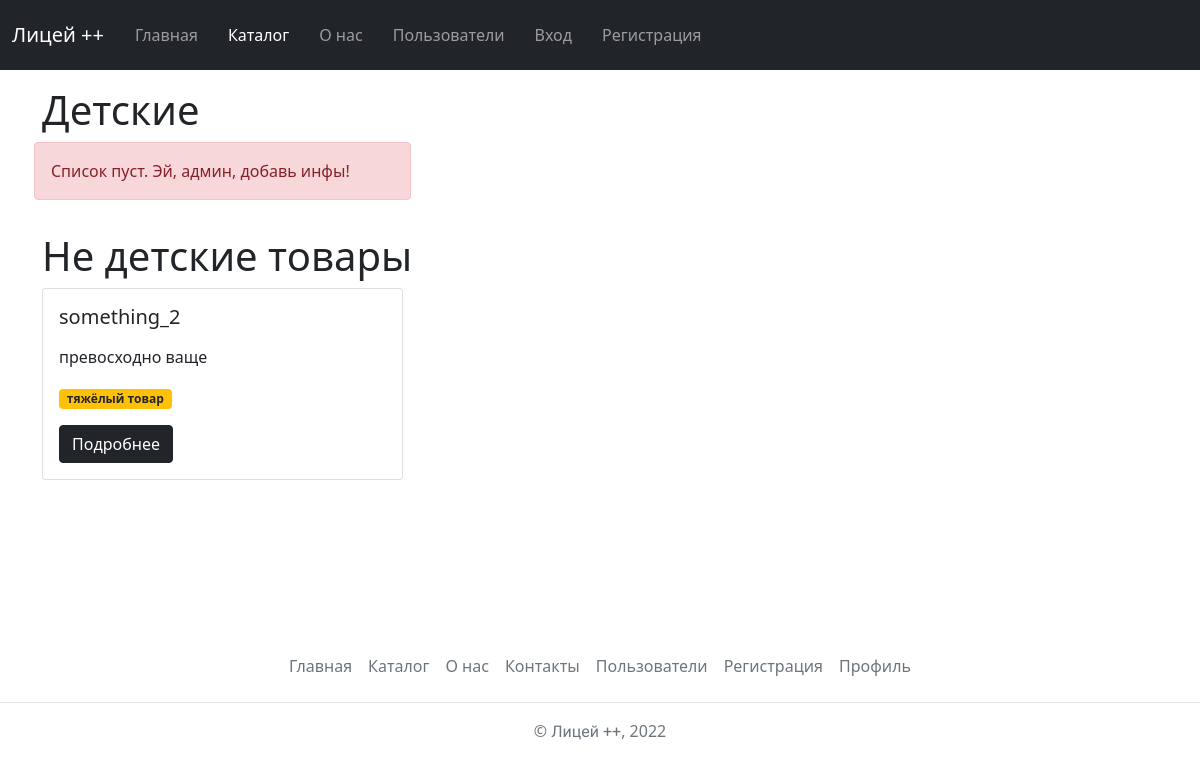
Page /catalog/ on the earlier database version.
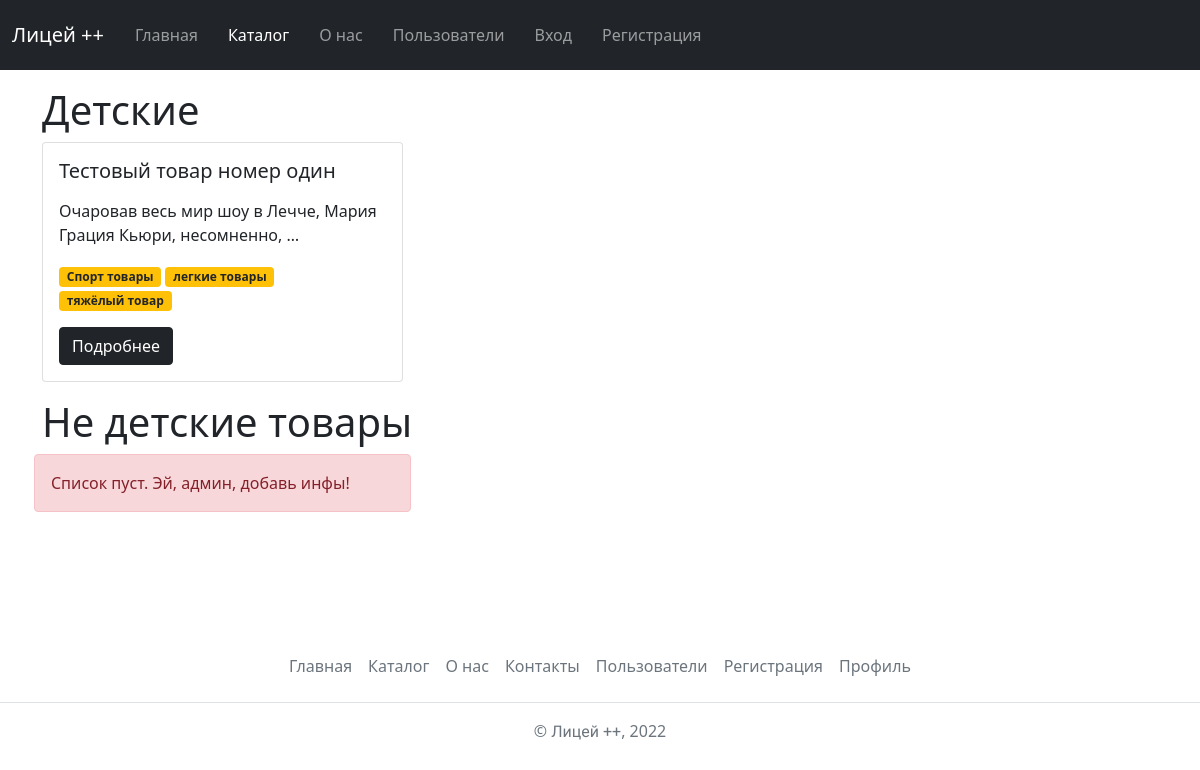
Same page on the later database version.
### catalog/models.py (models this page shows, shortened)
class Category(Slug, Published, Name):
    weight = models.PositiveSmallIntegerField(
        verbose_name='Вес',
        default=100,
        validators=(validate_weight, )
    )
    objects = CategoryManager()
    class Meta:
        verbose_name = 'категория'
        verbose_name_plural = 'категории'

class Item(Published):
    name = models.CharField(
        verbose_name='Название товара',
        max_length=150
    )
    text = models.TextField(
        verbose_name='Текст',
        help_text='Минимум два слова. Обязательно должно содержаться слово превосходно или роскошно', validators=(validate_required_words, validate_words_count)
    )
    tags = models.ManyToManyField(
        verbose_name='Теги',
        to='Tag',
        related_name='items'
    )
    category = models.ForeignKey(
        verbose_name='Категория',
        to='Category',
        related_name='items',
        on_delete=models.RESTRICT
    )
    upload = ImageField(upload_to='uploads/', null=True)
    def get_image_250x250(self):
        return get_thumbnail(self.upload, '250x250', crop='center', quality=51)
    def img_tmb(self):
        if self.upload:
            return mark_safe(f'<img src="{self.upload.url}" width="50">')
        return 'Нет изображений'
    img_tmb.short_description = 'превью'
    img_tmb.allow_tags = True
    objects = ItemManager()
    class Meta:
        verbose_name = 'товар'
        verbose_name_plural = 'товары'

class Tag(Slug, Published, Name):
    objects = TagManager()
    def __str__(self) -> str:
        if self.name:
            return self.name
        return self.slug
    class Meta:
        verbose_name = 'тег'
        verbose_name_plural = 'теги'

### catalog/views.py (the view)
# urls.py: path('', views.ItemList.as_view(), name='item_list'),
class ItemList(TemplateView):
    template_name = 'catalog/item_list.html'
    extra_context = {
        'categories': Category.objects.published_items_and_categories()
    }

### catalog/templatetags/catalog_extras.py (called while the page is built)
@register.filter
def render_markdown(value):
    return markdown(value)

### users/context_processors.py (called while the page is built)
def get_birthday_people(request):
    birthday_people = Profile.objects.filter(
        birthday__endswith=datetime.now().strftime("-%m-%d"),
        private_profile=False,
    ).prefetch_related('user')
    return {'birthday_people': birthday_people}

### templates/catalog/item_list.html (shortened to what this page needs)
{% extends 'base.html' %}
{% block content %}
<div class="container mt-3">
    {% for category in categories %}
    <section class="mt-3">
        <h2 class="display-6" id="{{ category.slug }}">{{ category.name|default:category.slug }}</h2>
        {% include 'core/item_list_base.html' with items=category.items.all %}
    </section>
    {% endfor %}
</div>
{% endblock %}

### templates/base.html (shortened to what this page needs)
{% load static %}
<!DOCTYPE html>
<html lang="ru">
<head>
    {% block disable_bootstrap_css %}<link href="{% static 'bootstrap/bootstrap.min.css' %}" rel="stylesheet">{% endblock %}
    <link rel="stylesheet" href="{% static 'css/main.css' %}">
</head>
<body>
    <div class="wrapper">
        <div class="content">
            <header>{% include 'header.html' %}</header>
            <main>
                {% block content %}<h1 class="text-center mt-3">Currently in developing</h1>{% endblock %}
            </main>
        </div>
        <div class="footer">{% include 'footer.html' %}</div>
    </div>
</body>
</html>

### templates/header.html (shortened to what this page needs)
{% url 'home' as home_url %}
{% url 'item_list' as item_list_url %}
{% url 'description' as description_url %}
{% url 'user_list' as user_list_url %}
{% url 'profile' as profile_url %}
{% url 'signup' as signup_url %}
{% url 'login' as login_url %}
{% url 'logout' as logout_url %}
<nav class="navbar navbar-expand-lg navbar-dark bg-dark">
    <div class="container-fluid">
        <a class="navbar-brand" href="{{ home_url }}">Лицей ++</a>
        <div class="collapse navbar-collapse" id="navbarSupportedContent">
            <ul class="navbar-nav me-auto mb-2 mb-lg-0">
                <li class="nav-item">
                    <a class="nav-link {% if request.path == home_url %}active{% endif %}" aria-current="page" href="{{ home_url }}">Главная</a>
                </li>
                <li class="nav-item">
                    <a class="nav-link {% if request.path == item_list_url %}active{% endif %}" href="{{ item_list_url }}">Каталог</a>
                </li>
                <li class="nav-item">
                    <a class="nav-link {% if request.path == description_url %}active{% endif %}" href="{{ description_url }}">О нас</a>
                </li>
                <li class="nav-item">
                    <a class="nav-link {% if request.path == user_list_url %}active{% endif %}" href="{{ user_list_url }}">Пользователи</a>
                </li>
                {% if user.is_authenticated %}
                <li class="nav-item">
                    <a class="nav-link {% if request.path == profile_url %}active{% endif %}" href="{{ profile_url }}">Мой профиль</a>
                </li>
                <li class="nav-item">
                    <a class="nav-link {% if request.path == logout_url %}active{% endif %}" href="{{ logout_url }}">Выйти</a>
                </li>
                {% else %}
                <li class="nav-item">
                    <a class="nav-link {% if request.path == login_url %}active{% endif %}" href="{{ login_url }}">Вход</a>
                </li>
                <li class="nav-item">
                    <a class="nav-link {% if request.path == signup_url %}active{% endif %}" href="{{ signup_url }}">Регистрация</a>
                </li>
                {% endif %}
            </ul>
        </div>
    </div>
  </nav>

### templates/core/item_list_base.html (shortened to what this page needs)
{% load catalog_extras %}
<div class="row row-cols-1 row-cols-sm-2 row-cols-md-3 g-3">
{% for item in items %}
    <div class="col">
        <div class="card">
            <div class="card-body">
                <h5 class="card-title">{{ item.name }}</h5>
                <p class="card-text">{{ item.text|render_markdown|safe|truncatewords:10 }}</p>
                <p><span class="badge bg-warning text-dark">
                    {{ item.tags.all|join:'</span> <span class="badge bg-warning text-dark">' }}
                </span></p>
                <a href="{% url 'item_detail' pk=item.id %}" class="btn btn-dark">Подробнее</a>
            </div>
        </div>
    </div>
{% empty %}
    <div class="alert alert-danger" role="alert">Список пуст. Эй, админ, добавь инфы!</div>
{% endfor %}
</div>

### templates/footer.html
<footer class="py-3 my-4">
    <ul class="nav justify-content-center border-bottom pb-3 mb-3">
        <li class="nav-item">
            <a href="{% url 'home' %}" class="nav-link px-2 text-muted">Главная</a>
        </li>
        <li class="nav-item">
            <a href="{% url 'item_list' %}" class="nav-link px-2 text-muted">Каталог</a>
        </li>
        <li class="nav-item">
            <a href="{% url 'description' %}" class="nav-link px-2 text-muted">О нас</a>
        </li>
        <li class="nav-item">
            <a href="{% url 'description' %}#contacts" class="nav-link px-2 text-muted">Контакты</a>
        </li>
        <li class="nav-item">
            <a href="{% url 'user_list' %}" class="nav-link px-2 text-muted">Пользователи</a>
        </li>
        <li class="nav-item">
            <a href="{% url 'signup' %}" class="nav-link px-2 text-muted">Регистрация</a>
        </li>
        <li class="nav-item">
            <a href="{% url 'profile' %}" class="nav-link px-2 text-muted">Профиль</a>
        </li>
    </ul>
    <p class="text-center text-muted">
        © <span style="font-family: 'Neucha', cursive;">Лицей ++</span>, 2022
    </p>
</footer>

### static/css/main.css (style rules this page uses)
* { margin: 0; padding: 0; }
html, body { height: 100%; }
.content { flex: 1 0 auto; }
.footer { flex: 0 0 auto; }
.wrapper { display: flex; flex-direction: column; min-height: 100%; }
.navbar { min-height: 70px; }
nav .nav-item { margin-left: 7px; margin-right: 7px; }

Differences in the rows shown:
removed Item: name "something_2", text|render_markdown "превосходно ваще", tags.all "тяжёлый товар", shown under Category "Не детские товары"
shown differently, row unchanged: Category "Детские": no longer shows "Список пуст. Эй, админ, добавь инфы!"
added Item: name "Тестовый товар номер один", text|render_markdown "Очаровав весь мир шоу в Лечче, Мария Грация Кьюри, несомненно, …", tags.all "Спорт товары легкие товары тяжёлый товар", shown under Category "Детские"
shown differently, row unchanged: Category "Не детские товары": now shows "Список пуст. Эй, админ, добавь инфы!"
